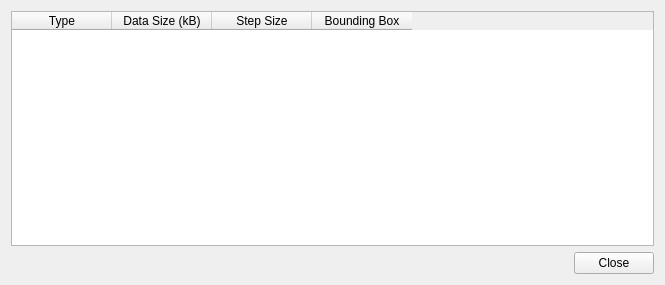
<?xml version="1.0" encoding="UTF-8"?>
<ui version="4.0">
 <class>GridInfoDialog</class>
 <widget class="QDialog" name="GridInfoDialog">
  <property name="geometry">
   <rect>
    <x>0</x>
    <y>0</y>
    <width>665</width>
    <height>285</height>
   </rect>
  </property>
  <property name="sizePolicy">
   <sizepolicy hsizetype="MinimumExpanding" vsizetype="MinimumExpanding">
    <horstretch>0</horstretch>
    <verstretch>0</verstretch>
   </sizepolicy>
  </property>
  <property name="windowTitle">
   <string>Grid Information</string>
  </property>
  <property name="styleSheet">
   <string notr="true">QToolButton {
   color: #333;
   background-color: QLinearGradient( x1: 0, y1: 0, x2: 0, y2: 1, 
          stop: 0 #fff,
          stop: 0.5 #eee, 
          stop: 1 #999);
   border-width: 2px;
   border-color: #333;
   border-style: solid;
   border-radius: 5;
   padding: 0px;
   font-size: 24px;
   min-width: 34px;
   max-width: 34px;
   min-height: 34px;
   max-height: 34px;
}

QToolButton:disabled {
  background-color: QLinearGradient( x1: 0, y1: 0, x2: 0, y2: 1, 
          stop: 0 #fff,
          stop: 0.5 #eee, 
          stop: 1 #bbb);
   border-color: #aaa;
   color: #aaa;
}


QToolButton:pressed {
   background-color: QLinearGradient( x1: 0, y1: 0, x2: 0, y2: 1, 
          stop: 0 #999,
          stop: 0.5 #eee, 
          stop: 1 #fff);
}


QToolButton:checked {
   border-color: #b00;
}

QToolTip {
   border: 2px solid darkkhaki;
   padding: 2px;
   border-radius: 3px;
   opacity: 500;
   font-size: 10px;
}</string>
  </property>
  <layout class="QVBoxLayout" name="verticalLayout">
   <item>
    <widget class="QTableWidget" name="gridTable">
     <property name="editTriggers">
      <set>QAbstractItemView::NoEditTriggers</set>
     </property>
     <property name="selectionBehavior">
      <enum>QAbstractItemView::SelectRows</enum>
     </property>
     <property name="showGrid">
      <bool>false</bool>
     </property>
     <column>
      <property name="text">
       <string>Type</string>
      </property>
     </column>
     <column>
      <property name="text">
       <string>Data Size (kB)</string>
      </property>
     </column>
     <column>
      <property name="text">
       <string>Step Size</string>
      </property>
     </column>
     <column>
      <property name="text">
       <string>Bounding Box</string>
      </property>
     </column>
    </widget>
   </item>
   <item>
    <layout class="QHBoxLayout" name="horizontalLayout">
     <item>
      <spacer name="horizontalSpacer">
       <property name="orientation">
        <enum>Qt::Horizontal</enum>
       </property>
       <property name="sizeHint" stdset="0">
        <size>
         <width>40</width>
         <height>20</height>
        </size>
       </property>
      </spacer>
     </item>
     <item>
      <widget class="QPushButton" name="closeButton">
       <property name="text">
        <string>Close</string>
       </property>
       <property name="autoDefault">
        <bool>false</bool>
       </property>
      </widget>
     </item>
    </layout>
   </item>
  </layout>
 </widget>
 <resources>
  <include location="IQmol.qrc"/>
 </resources>
 <connections>
  <connection>
   <sender>closeButton</sender>
   <signal>clicked()</signal>
   <receiver>GridInfoDialog</receiver>
   <slot>close()</slot>
   <hints>
    <hint type="sourcelabel">
     <x>262</x>
     <y>406</y>
    </hint>
    <hint type="destinationlabel">
     <x>156</x>
     <y>217</y>
    </hint>
   </hints>
  </connection>
 </connections>
</ui>
